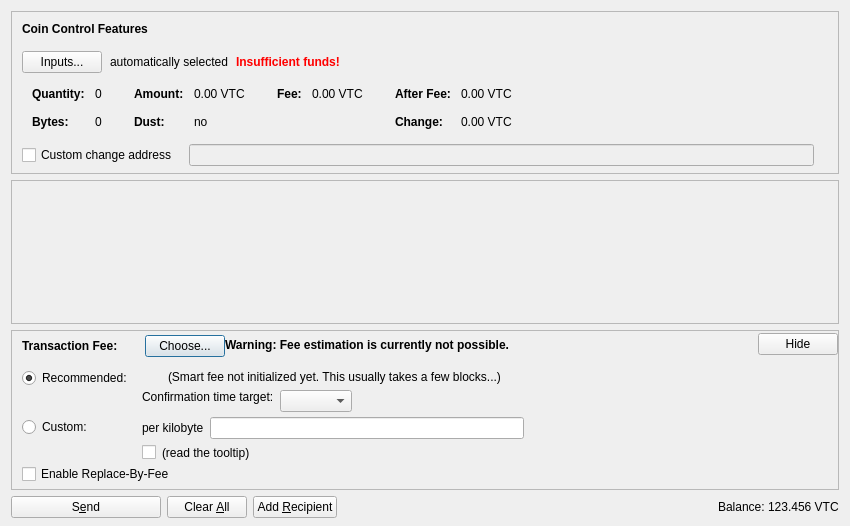
<?xml version="1.0" encoding="UTF-8"?>
<ui version="4.0">
 <class>SendCoinsDialog</class>
 <widget class="QDialog" name="SendCoinsDialog">
  <property name="geometry">
   <rect>
    <x>0</x>
    <y>0</y>
    <width>850</width>
    <height>526</height>
   </rect>
  </property>
  <property name="windowTitle">
   <string>Send Coins</string>
  </property>
  <layout class="QVBoxLayout" name="verticalLayout" stretch="0,1,0,0">
   <property name="bottomMargin">
    <number>8</number>
   </property>
   <item>
    <widget class="QFrame" name="frameCoinControl">
     <property name="sizePolicy">
      <sizepolicy hsizetype="Expanding" vsizetype="Expanding">
       <horstretch>0</horstretch>
       <verstretch>0</verstretch>
      </sizepolicy>
     </property>
     <property name="maximumSize">
      <size>
       <width>16777215</width>
       <height>16777215</height>
      </size>
     </property>
     <property name="frameShape">
      <enum>QFrame::StyledPanel</enum>
     </property>
     <property name="frameShadow">
      <enum>QFrame::Sunken</enum>
     </property>
     <layout class="QVBoxLayout" name="verticalLayoutCoinControl2">
      <property name="spacing">
       <number>0</number>
      </property>
      <property name="leftMargin">
       <number>0</number>
      </property>
      <property name="topMargin">
       <number>0</number>
      </property>
      <property name="rightMargin">
       <number>0</number>
      </property>
      <property name="bottomMargin">
       <number>6</number>
      </property>
      <item>
       <layout class="QVBoxLayout" name="verticalLayoutCoinControl" stretch="0,0,0,0,1">
        <property name="spacing">
         <number>0</number>
        </property>
        <property name="leftMargin">
         <number>10</number>
        </property>
        <property name="topMargin">
         <number>10</number>
        </property>
        <item>
         <layout class="QHBoxLayout" name="horizontalLayoutCoinControl1">
          <property name="bottomMargin">
           <number>15</number>
          </property>
          <item>
           <widget class="QLabel" name="labelCoinControlFeatures">
            <property name="sizePolicy">
             <sizepolicy hsizetype="Preferred" vsizetype="Maximum">
              <horstretch>0</horstretch>
              <verstretch>0</verstretch>
             </sizepolicy>
            </property>
            <property name="font">
             <font>
              <weight>75</weight>
              <bold>true</bold>
             </font>
            </property>
            <property name="styleSheet">
             <string notr="true">font-weight:bold;</string>
            </property>
            <property name="text">
             <string>Coin Control Features</string>
            </property>
           </widget>
          </item>
         </layout>
        </item>
        <item>
         <layout class="QHBoxLayout" name="horizontalLayoutCoinControl2" stretch="0,0,0,0">
          <property name="spacing">
           <number>8</number>
          </property>
          <property name="bottomMargin">
           <number>10</number>
          </property>
          <item>
           <widget class="QPushButton" name="pushButtonCoinControl">
            <property name="styleSheet">
             <string notr="true"/>
            </property>
            <property name="text">
             <string>Inputs...</string>
            </property>
            <property name="autoDefault">
             <bool>false</bool>
            </property>
           </widget>
          </item>
          <item>
           <widget class="QLabel" name="labelCoinControlAutomaticallySelected">
            <property name="text">
             <string>automatically selected</string>
            </property>
            <property name="margin">
             <number>5</number>
            </property>
           </widget>
          </item>
          <item>
           <widget class="QLabel" name="labelCoinControlInsuffFunds">
            <property name="font">
             <font>
              <weight>75</weight>
              <bold>true</bold>
             </font>
            </property>
            <property name="styleSheet">
             <string notr="true">color:red;font-weight:bold;</string>
            </property>
            <property name="text">
             <string>Insufficient funds!</string>
            </property>
            <property name="margin">
             <number>5</number>
            </property>
           </widget>
          </item>
          <item>
           <spacer name="horizontalSpacerCoinControl">
            <property name="orientation">
             <enum>Qt::Horizontal</enum>
            </property>
            <property name="sizeHint" stdset="0">
             <size>
              <width>40</width>
              <height>1</height>
             </size>
            </property>
           </spacer>
          </item>
         </layout>
        </item>
        <item>
         <widget class="QWidget" name="widgetCoinControl" native="true">
          <property name="sizePolicy">
           <sizepolicy hsizetype="Preferred" vsizetype="Preferred">
            <horstretch>0</horstretch>
            <verstretch>0</verstretch>
           </sizepolicy>
          </property>
          <property name="minimumSize">
           <size>
            <width>0</width>
            <height>0</height>
           </size>
          </property>
          <property name="styleSheet">
           <string notr="true"/>
          </property>
          <layout class="QHBoxLayout" name="horizontalLayoutCoinControl5">
           <property name="leftMargin">
            <number>0</number>
           </property>
           <property name="topMargin">
            <number>0</number>
           </property>
           <property name="rightMargin">
            <number>0</number>
           </property>
           <property name="bottomMargin">
            <number>0</number>
           </property>
           <item>
            <layout class="QHBoxLayout" name="horizontalLayoutCoinControl3" stretch="0,0,0,1">
             <property name="spacing">
              <number>20</number>
             </property>
             <property name="topMargin">
              <number>0</number>
             </property>
             <property name="bottomMargin">
              <number>10</number>
             </property>
             <item>
              <layout class="QFormLayout" name="formLayoutCoinControl1">
               <property name="horizontalSpacing">
                <number>10</number>
               </property>
               <property name="verticalSpacing">
                <number>14</number>
               </property>
               <property name="leftMargin">
                <number>10</number>
               </property>
               <property name="topMargin">
                <number>4</number>
               </property>
               <property name="rightMargin">
                <number>6</number>
               </property>
               <item row="0" column="0">
                <widget class="QLabel" name="labelCoinControlQuantityText">
                 <property name="font">
                  <font>
                   <weight>75</weight>
                   <bold>true</bold>
                  </font>
                 </property>
                 <property name="text">
                  <string>Quantity:</string>
                 </property>
                 <property name="margin">
                  <number>0</number>
                 </property>
                </widget>
               </item>
               <item row="0" column="1">
                <widget class="QLabel" name="labelCoinControlQuantity">
                 <property name="cursor">
                  <cursorShape>IBeamCursor</cursorShape>
                 </property>
                 <property name="contextMenuPolicy">
                  <enum>Qt::ActionsContextMenu</enum>
                 </property>
                 <property name="text">
                  <string notr="true">0</string>
                 </property>
                 <property name="margin">
                  <number>0</number>
                 </property>
                 <property name="textInteractionFlags">
                  <set>Qt::LinksAccessibleByMouse|Qt::TextSelectableByKeyboard|Qt::TextSelectableByMouse</set>
                 </property>
                </widget>
               </item>
               <item row="1" column="0">
                <widget class="QLabel" name="labelCoinControlBytesText">
                 <property name="font">
                  <font>
                   <weight>75</weight>
                   <bold>true</bold>
                  </font>
                 </property>
                 <property name="text">
                  <string>Bytes:</string>
                 </property>
                </widget>
               </item>
               <item row="1" column="1">
                <widget class="QLabel" name="labelCoinControlBytes">
                 <property name="cursor">
                  <cursorShape>IBeamCursor</cursorShape>
                 </property>
                 <property name="contextMenuPolicy">
                  <enum>Qt::ActionsContextMenu</enum>
                 </property>
                 <property name="text">
                  <string notr="true">0</string>
                 </property>
                 <property name="textInteractionFlags">
                  <set>Qt::LinksAccessibleByMouse|Qt::TextSelectableByKeyboard|Qt::TextSelectableByMouse</set>
                 </property>
                </widget>
               </item>
              </layout>
             </item>
             <item>
              <layout class="QFormLayout" name="formLayoutCoinControl2">
               <property name="horizontalSpacing">
                <number>10</number>
               </property>
               <property name="verticalSpacing">
                <number>14</number>
               </property>
               <property name="leftMargin">
                <number>6</number>
               </property>
               <property name="topMargin">
                <number>4</number>
               </property>
               <property name="rightMargin">
                <number>6</number>
               </property>
               <item row="0" column="0">
                <widget class="QLabel" name="labelCoinControlAmountText">
                 <property name="font">
                  <font>
                   <weight>75</weight>
                   <bold>true</bold>
                  </font>
                 </property>
                 <property name="text">
                  <string>Amount:</string>
                 </property>
                 <property name="margin">
                  <number>0</number>
                 </property>
                </widget>
               </item>
               <item row="0" column="1">
                <widget class="QLabel" name="labelCoinControlAmount">
                 <property name="cursor">
                  <cursorShape>IBeamCursor</cursorShape>
                 </property>
                 <property name="contextMenuPolicy">
                  <enum>Qt::ActionsContextMenu</enum>
                 </property>
                 <property name="text">
                  <string notr="true">0.00 VTC</string>
                 </property>
                 <property name="textInteractionFlags">
                  <set>Qt::LinksAccessibleByMouse|Qt::TextSelectableByKeyboard|Qt::TextSelectableByMouse</set>
                 </property>
                </widget>
               </item>
               <item row="1" column="0">
                <widget class="QLabel" name="labelCoinControlLowOutputText">
                 <property name="font">
                  <font>
                   <weight>75</weight>
                   <bold>true</bold>
                  </font>
                 </property>
                 <property name="text">
                  <string>Dust:</string>
                 </property>
                </widget>
               </item>
               <item row="1" column="1">
                <widget class="QLabel" name="labelCoinControlLowOutput">
                 <property name="cursor">
                  <cursorShape>IBeamCursor</cursorShape>
                 </property>
                 <property name="contextMenuPolicy">
                  <enum>Qt::ActionsContextMenu</enum>
                 </property>
                 <property name="text">
                  <string notr="true">no</string>
                 </property>
                 <property name="textInteractionFlags">
                  <set>Qt::LinksAccessibleByMouse|Qt::TextSelectableByKeyboard|Qt::TextSelectableByMouse</set>
                 </property>
                </widget>
               </item>
              </layout>
             </item>
             <item>
              <layout class="QFormLayout" name="formLayoutCoinControl3">
               <property name="horizontalSpacing">
                <number>10</number>
               </property>
               <property name="verticalSpacing">
                <number>14</number>
               </property>
               <property name="leftMargin">
                <number>6</number>
               </property>
               <property name="topMargin">
                <number>4</number>
               </property>
               <property name="rightMargin">
                <number>6</number>
               </property>
               <item row="0" column="0">
                <widget class="QLabel" name="labelCoinControlFeeText">
                 <property name="font">
                  <font>
                   <weight>75</weight>
                   <bold>true</bold>
                  </font>
                 </property>
                 <property name="text">
                  <string>Fee:</string>
                 </property>
                 <property name="margin">
                  <number>0</number>
                 </property>
                </widget>
               </item>
               <item row="0" column="1">
                <widget class="QLabel" name="labelCoinControlFee">
                 <property name="cursor">
                  <cursorShape>IBeamCursor</cursorShape>
                 </property>
                 <property name="contextMenuPolicy">
                  <enum>Qt::ActionsContextMenu</enum>
                 </property>
                 <property name="text">
                  <string notr="true">0.00 VTC</string>
                 </property>
                 <property name="textInteractionFlags">
                  <set>Qt::LinksAccessibleByMouse|Qt::TextSelectableByKeyboard|Qt::TextSelectableByMouse</set>
                 </property>
                </widget>
               </item>
              </layout>
             </item>
             <item>
              <layout class="QFormLayout" name="formLayoutCoinControl4">
               <property name="horizontalSpacing">
                <number>10</number>
               </property>
               <property name="verticalSpacing">
                <number>14</number>
               </property>
               <property name="leftMargin">
                <number>6</number>
               </property>
               <property name="topMargin">
                <number>4</number>
               </property>
               <property name="rightMargin">
                <number>6</number>
               </property>
               <item row="0" column="0">
                <widget class="QLabel" name="labelCoinControlAfterFeeText">
                 <property name="font">
                  <font>
                   <weight>75</weight>
                   <bold>true</bold>
                  </font>
                 </property>
                 <property name="text">
                  <string>After Fee:</string>
                 </property>
                 <property name="margin">
                  <number>0</number>
                 </property>
                </widget>
               </item>
               <item row="0" column="1">
                <widget class="QLabel" name="labelCoinControlAfterFee">
                 <property name="cursor">
                  <cursorShape>IBeamCursor</cursorShape>
                 </property>
                 <property name="contextMenuPolicy">
                  <enum>Qt::ActionsContextMenu</enum>
                 </property>
                 <property name="text">
                  <string notr="true">0.00 VTC</string>
                 </property>
                 <property name="textInteractionFlags">
                  <set>Qt::LinksAccessibleByMouse|Qt::TextSelectableByKeyboard|Qt::TextSelectableByMouse</set>
                 </property>
                </widget>
               </item>
               <item row="1" column="0">
                <widget class="QLabel" name="labelCoinControlChangeText">
                 <property name="font">
                  <font>
                   <weight>75</weight>
                   <bold>true</bold>
                  </font>
                 </property>
                 <property name="text">
                  <string>Change:</string>
                 </property>
                </widget>
               </item>
               <item row="1" column="1">
                <widget class="QLabel" name="labelCoinControlChange">
                 <property name="cursor">
                  <cursorShape>IBeamCursor</cursorShape>
                 </property>
                 <property name="contextMenuPolicy">
                  <enum>Qt::ActionsContextMenu</enum>
                 </property>
                 <property name="text">
                  <string notr="true">0.00 VTC</string>
                 </property>
                 <property name="textInteractionFlags">
                  <set>Qt::LinksAccessibleByMouse|Qt::TextSelectableByKeyboard|Qt::TextSelectableByMouse</set>
                 </property>
                </widget>
               </item>
              </layout>
             </item>
            </layout>
           </item>
          </layout>
         </widget>
        </item>
        <item>
         <layout class="QHBoxLayout" name="horizontalLayoutCoinControl4" stretch="0,0,0">
          <property name="spacing">
           <number>12</number>
          </property>
          <property name="sizeConstraint">
           <enum>QLayout::SetDefaultConstraint</enum>
          </property>
          <property name="topMargin">
           <number>5</number>
          </property>
          <property name="rightMargin">
           <number>5</number>
          </property>
          <item>
           <widget class="QCheckBox" name="checkBoxCoinControlChange">
            <property name="toolTip">
             <string>If this is activated, but the change address is empty or invalid, change will be sent to a newly generated address.</string>
            </property>
            <property name="text">
             <string>Custom change address</string>
            </property>
           </widget>
          </item>
          <item>
           <widget class="QValidatedLineEdit" name="lineEditCoinControlChange">
            <property name="enabled">
             <bool>false</bool>
            </property>
            <property name="sizePolicy">
             <sizepolicy hsizetype="Expanding" vsizetype="Fixed">
              <horstretch>0</horstretch>
              <verstretch>0</verstretch>
             </sizepolicy>
            </property>
           </widget>
          </item>
          <item>
           <widget class="QLabel" name="labelCoinControlChangeLabel">
            <property name="sizePolicy">
             <sizepolicy hsizetype="Preferred" vsizetype="Expanding">
              <horstretch>0</horstretch>
              <verstretch>0</verstretch>
             </sizepolicy>
            </property>
            <property name="minimumSize">
             <size>
              <width>0</width>
              <height>0</height>
             </size>
            </property>
            <property name="text">
             <string/>
            </property>
            <property name="margin">
             <number>3</number>
            </property>
           </widget>
          </item>
         </layout>
        </item>
        <item>
         <spacer name="verticalSpacerCoinControl">
          <property name="orientation">
           <enum>Qt::Vertical</enum>
          </property>
          <property name="sizeHint" stdset="0">
           <size>
            <width>800</width>
            <height>1</height>
           </size>
          </property>
         </spacer>
        </item>
       </layout>
      </item>
     </layout>
    </widget>
   </item>
   <item>
    <widget class="QScrollArea" name="scrollArea">
     <property name="widgetResizable">
      <bool>true</bool>
     </property>
     <widget class="QWidget" name="scrollAreaWidgetContents">
      <property name="geometry">
       <rect>
        <x>0</x>
        <y>0</y>
        <width>830</width>
        <height>104</height>
       </rect>
      </property>
      <layout class="QVBoxLayout" name="verticalLayout_2" stretch="0,1">
       <property name="leftMargin">
        <number>0</number>
       </property>
       <property name="topMargin">
        <number>0</number>
       </property>
       <property name="rightMargin">
        <number>0</number>
       </property>
       <property name="bottomMargin">
        <number>0</number>
       </property>
       <item>
        <layout class="QVBoxLayout" name="entries">
         <property name="spacing">
          <number>6</number>
         </property>
        </layout>
       </item>
       <item>
        <spacer name="verticalSpacer">
         <property name="orientation">
          <enum>Qt::Vertical</enum>
         </property>
         <property name="sizeHint" stdset="0">
          <size>
           <width>20</width>
           <height>40</height>
          </size>
         </property>
        </spacer>
       </item>
      </layout>
     </widget>
    </widget>
   </item>
   <item>
    <widget class="QFrame" name="frameFee">
     <property name="sizePolicy">
      <sizepolicy hsizetype="Expanding" vsizetype="Expanding">
       <horstretch>0</horstretch>
       <verstretch>0</verstretch>
      </sizepolicy>
     </property>
     <property name="maximumSize">
      <size>
       <width>16777215</width>
       <height>16777215</height>
      </size>
     </property>
     <property name="frameShape">
      <enum>QFrame::StyledPanel</enum>
     </property>
     <property name="frameShadow">
      <enum>QFrame::Sunken</enum>
     </property>
     <layout class="QVBoxLayout" name="verticalLayoutFee1">
      <property name="spacing">
       <number>0</number>
      </property>
      <property name="leftMargin">
       <number>0</number>
      </property>
      <property name="topMargin">
       <number>0</number>
      </property>
      <property name="rightMargin">
       <number>0</number>
      </property>
      <property name="bottomMargin">
       <number>0</number>
      </property>
      <item>
       <layout class="QVBoxLayout" name="verticalLayoutFee2" stretch="0,0,0">
        <property name="spacing">
         <number>0</number>
        </property>
        <property name="leftMargin">
         <number>10</number>
        </property>
        <property name="topMargin">
         <number>0</number>
        </property>
        <item>
         <layout class="QHBoxLayout" name="horizontalLayoutFee1">
          <property name="bottomMargin">
           <number>0</number>
          </property>
          <item>
           <layout class="QVBoxLayout" name="verticalLayoutFee7">
            <property name="spacing">
             <number>0</number>
            </property>
            <item>
             <spacer name="verticalSpacerSmartFee">
              <property name="orientation">
               <enum>Qt::Vertical</enum>
              </property>
              <property name="sizeType">
               <enum>QSizePolicy::Fixed</enum>
              </property>
              <property name="sizeHint" stdset="0">
               <size>
                <width>1</width>
                <height>4</height>
               </size>
              </property>
             </spacer>
            </item>
            <item>
             <layout class="QHBoxLayout" name="horizontalLayoutSmartFee">
              <property name="spacing">
               <number>10</number>
              </property>
              <item>
               <widget class="QLabel" name="labelFeeHeadline">
                <property name="sizePolicy">
                 <sizepolicy hsizetype="Preferred" vsizetype="Maximum">
                  <horstretch>0</horstretch>
                  <verstretch>0</verstretch>
                 </sizepolicy>
                </property>
                <property name="font">
                 <font>
                  <weight>75</weight>
                  <bold>true</bold>
                 </font>
                </property>
                <property name="styleSheet">
                 <string notr="true">font-weight:bold;</string>
                </property>
                <property name="text">
                 <string>Transaction Fee:</string>
                </property>
               </widget>
              </item>
              <item>
               <widget class="QLabel" name="labelFeeMinimized">
                <property name="text">
                 <string/>
                </property>
               </widget>
              </item>
              <item>
               <widget class="QPushButton" name="buttonChooseFee">
                <property name="text">
                 <string>Choose...</string>
                </property>
               </widget>
              </item>
             </layout>
            </item>
            <item>
             <spacer name="verticalSpacer_5">
              <property name="orientation">
               <enum>Qt::Vertical</enum>
              </property>
              <property name="sizeHint" stdset="0">
               <size>
                <width>1</width>
                <height>1</height>
               </size>
              </property>
             </spacer>
            </item>
           </layout>
          </item>
          <item>
           <widget class="QLabel" name="fallbackFeeWarningLabel">
            <property name="toolTip">
             <string>Using the fallbackfee can result in sending a transaction that will take several hours or days (or never) to confirm. Consider choosing your fee manually or wait until you have validated the complete chain.</string>
            </property>
            <property name="font">
            <font>
                <weight>75</weight>
                <bold>true</bold>
            </font>
            </property>
            <property name="text">
             <string>Warning: Fee estimation is currently not possible.</string>
            </property>
            <property name="wordWrap">
             <bool>false</bool>
            </property>
           </widget>
          </item>
          <item>
           <spacer name="horizontalSpacer_4">
            <property name="orientation">
             <enum>Qt::Horizontal</enum>
            </property>
            <property name="sizeType">
             <enum>QSizePolicy::MinimumExpanding</enum>
            </property>
            <property name="sizeHint" stdset="0">
             <size>
              <width>40</width>
              <height>20</height>
             </size>
            </property>
           </spacer>
          </item>
          <item>
           <widget class="QPushButton" name="buttonMinimizeFee">
            <property name="toolTip">
             <string>collapse fee-settings</string>
            </property>
            <property name="text">
             <string>Hide</string>
            </property>
           </widget>
          </item>
         </layout>
        </item>
        <item>
         <widget class="QFrame" name="frameFeeSelection">
          <layout class="QVBoxLayout" name="verticalLayoutFee12">
           <property name="spacing">
            <number>0</number>
           </property>
           <property name="leftMargin">
            <number>0</number>
           </property>
           <property name="topMargin">
            <number>0</number>
           </property>
           <property name="rightMargin">
            <number>0</number>
           </property>
           <property name="bottomMargin">
            <number>0</number>
           </property>
           <item>
            <layout class="QGridLayout" name="gridLayoutFee">
             <property name="topMargin">
              <number>10</number>
             </property>
             <property name="bottomMargin">
              <number>4</number>
             </property>
             <property name="horizontalSpacing">
              <number>10</number>
             </property>
             <property name="verticalSpacing">
              <number>4</number>
             </property>
             <item row="1" column="1">
              <layout class="QVBoxLayout" name="verticalLayoutFee8">
               <property name="spacing">
                <number>6</number>
               </property>
               <item>
                <layout class="QHBoxLayout" name="horizontalLayoutFee13">
                 <item>
                  <widget class="QLabel" name="labelCustomPerKilobyte">
                   <property name="toolTip">
                    <string>Specify a custom fee per kB (1,000 bytes) of the transaction's virtual size.

Note:  Since the fee is calculated on a per-byte basis, a fee of "100 satoshis per kB" for a transaction size of 500 bytes (half of 1 kB) would ultimately yield a fee of only 50 satoshis.</string>
                   </property>
                   <property name="text">
                    <string>per kilobyte</string>
                   </property>
                  </widget>
                 </item>
                 <item>
                  <widget class="VitalcoinAmountField" name="customFee"/>
                 </item>
                 <item>
                  <spacer name="horizontalSpacer_6">
                   <property name="orientation">
                    <enum>Qt::Horizontal</enum>
                   </property>
                   <property name="sizeHint" stdset="0">
                    <size>
                     <width>1</width>
                     <height>1</height>
                    </size>
                   </property>
                  </spacer>
                 </item>
                </layout>
               </item>
               <item>
                <layout class="QHBoxLayout" name="horizontalLayoutFee8">
                 <item>
                  <widget class="QCheckBox" name="checkBoxMinimumFee">
                   <property name="toolTip">
                    <string>Paying only the minimum fee is just fine as long as there is less transaction volume than space in the blocks. But be aware that this can end up in a never confirming transaction once there is more demand for vitalcoin transactions than the network can process.</string>
                   </property>
                   <property name="text">
                    <string/>
                   </property>
                  </widget>
                 </item>
                 <item>
                  <widget class="QLabel" name="labelMinFeeWarning">
                   <property name="enabled">
                    <bool>true</bool>
                   </property>
                   <property name="toolTip">
                    <string>Paying only the minimum fee is just fine as long as there is less transaction volume than space in the blocks. But be aware that this can end up in a never confirming transaction once there is more demand for vitalcoin transactions than the network can process.</string>
                   </property>
                   <property name="text">
                    <string>(read the tooltip)</string>
                   </property>
                   <property name="margin">
                    <number>5</number>
                   </property>
                  </widget>
                 </item>
                 <item>
                  <spacer name="horizontalSpacer_2">
                   <property name="orientation">
                    <enum>Qt::Horizontal</enum>
                   </property>
                   <property name="sizeHint" stdset="0">
                    <size>
                     <width>1</width>
                     <height>1</height>
                    </size>
                   </property>
                  </spacer>
                 </item>
                </layout>
               </item>
              </layout>
             </item>
             <item row="0" column="0">
              <layout class="QVBoxLayout" name="verticalLayoutFee4" stretch="0,1">
               <item>
                <widget class="QRadioButton" name="radioSmartFee">
                 <property name="text">
                  <string>Recommended:</string>
                 </property>
                 <property name="checked">
                  <bool>true</bool>
                 </property>
                 <attribute name="buttonGroup">
                  <string notr="true">groupFee</string>
                 </attribute>
                </widget>
               </item>
               <item>
                <spacer name="verticalSpacer_2">
                 <property name="orientation">
                  <enum>Qt::Vertical</enum>
                 </property>
                 <property name="sizeHint" stdset="0">
                  <size>
                   <width>1</width>
                   <height>1</height>
                  </size>
                 </property>
                </spacer>
               </item>
              </layout>
             </item>
             <item row="1" column="0">
              <layout class="QVBoxLayout" name="verticalLayoutFee9" stretch="0,1">
               <item>
                <widget class="QRadioButton" name="radioCustomFee">
                 <property name="text">
                  <string>Custom:</string>
                 </property>
                 <attribute name="buttonGroup">
                  <string notr="true">groupFee</string>
                 </attribute>
                </widget>
               </item>
               <item>
                <spacer name="verticalSpacer_6">
                 <property name="orientation">
                  <enum>Qt::Vertical</enum>
                 </property>
                 <property name="sizeHint" stdset="0">
                  <size>
                   <width>1</width>
                   <height>1</height>
                  </size>
                 </property>
                </spacer>
               </item>
              </layout>
             </item>
             <item row="0" column="1">
              <layout class="QVBoxLayout" name="verticalLayoutFee3" stretch="0,0,1">
               <property name="spacing">
                <number>6</number>
               </property>
               <property name="topMargin">
                <number>2</number>
               </property>
               <item>
                <layout class="QHBoxLayout" name="horizontalLayoutFee12">
                 <item>
                  <widget class="QLabel" name="labelSmartFee">
                   <property name="text">
                    <string/>
                   </property>
                   <property name="margin">
                    <number>2</number>
                   </property>
                  </widget>
                 </item>
                 <item>
                  <widget class="QLabel" name="labelFeeEstimation">
                   <property name="text">
                    <string/>
                   </property>
                  </widget>
                 </item>
                 <item>
                  <widget class="QLabel" name="labelSmartFee2">
                   <property name="text">
                    <string>(Smart fee not initialized yet. This usually takes a few blocks...)</string>
                   </property>
                   <property name="margin">
                    <number>2</number>
                   </property>
                  </widget>
                 </item>
                 <item>
                  <spacer name="horizontalSpacer_5">
                   <property name="orientation">
                    <enum>Qt::Horizontal</enum>
                   </property>
                   <property name="sizeHint" stdset="0">
                    <size>
                     <width>1</width>
                     <height>1</height>
                    </size>
                   </property>
                  </spacer>
                 </item>
                </layout>
               </item>
               <item>
                <layout class="QHBoxLayout" name="horizontalLayoutFee9">
                 <item>
                  <layout class="QVBoxLayout" name="verticalLayoutFee6">
                   <item>
                    <widget class="QLabel" name="labelSmartFee3">
                     <property name="text">
                      <string>Confirmation time target:</string>
                     </property>
                     <property name="margin">
                      <number>2</number>
                     </property>
                    </widget>
                   </item>
                   <item>
                    <spacer name="verticalSpacer_3">
                     <property name="orientation">
                      <enum>Qt::Vertical</enum>
                     </property>
                     <property name="sizeHint" stdset="0">
                      <size>
                       <width>1</width>
                       <height>1</height>
                      </size>
                     </property>
                    </spacer>
                   </item>
                  </layout>
                 </item>
                 <item>
                  <layout class="QVBoxLayout" name="verticalLayoutFee5">
                   <property name="rightMargin">
                    <number>30</number>
                   </property>
                   <item>
                    <layout class="QHBoxLayout" name="horizontalLayoutConfTarget">
                     <property name="bottomMargin">
                      <number>0</number>
                     </property>
                     <item>
                      <widget class="QComboBox" name="confTargetSelector"/>
                     </item>
                     <item>
                      <spacer name="horizontalSpacerConfTarget">
                       <property name="orientation">
                        <enum>Qt::Horizontal</enum>
                       </property>
                       <property name="sizeHint" stdset="0">
                        <size>
                         <width>40</width>
                         <height>20</height>
                        </size>
                       </property>
                      </spacer>
                     </item>
                    </layout>
                   </item>
                  </layout>
                 </item>
                </layout>
               </item>
               <item>
                <spacer name="verticalSpacer_4">
                 <property name="orientation">
                  <enum>Qt::Vertical</enum>
                 </property>
                 <property name="sizeHint" stdset="0">
                  <size>
                   <width>1</width>
                   <height>1</height>
                  </size>
                 </property>
                </spacer>
               </item>
              </layout>
             </item>
            </layout>
           </item>
           <item>
            <widget class="QCheckBox" name="optInRBF">
             <property name="text">
              <string>Enable Replace-By-Fee</string>
             </property>
             <property name="toolTip">
              <string>With Replace-By-Fee (BIP-125) you can increase a transaction's fee after it is sent. Without this, a higher fee may be recommended to compensate for increased transaction delay risk.</string>
             </property>
            </widget>
           </item>
          </layout>
         </widget>
        </item>
        <item>
         <spacer name="verticalSpacerFee">
          <property name="orientation">
           <enum>Qt::Vertical</enum>
          </property>
          <property name="sizeHint" stdset="0">
           <size>
            <width>40</width>
            <height>5</height>
           </size>
          </property>
         </spacer>
        </item>
       </layout>
      </item>
     </layout>
    </widget>
   </item>
   <item>
    <layout class="QHBoxLayout" name="horizontalLayout">
     <item>
      <widget class="QPushButton" name="sendButton">
       <property name="minimumSize">
        <size>
         <width>150</width>
         <height>0</height>
        </size>
       </property>
       <property name="toolTip">
        <string>Confirm the send action</string>
       </property>
       <property name="text">
        <string>S&amp;end</string>
       </property>
       <property name="icon">
        <iconset resource="../vitalcoin.qrc">
         <normaloff>:/icons/send</normaloff>:/icons/send</iconset>
       </property>
       <property name="autoDefault">
        <bool>false</bool>
       </property>
       <property name="default">
        <bool>false</bool>
       </property>
      </widget>
     </item>
     <item>
      <widget class="QPushButton" name="clearButton">
       <property name="sizePolicy">
        <sizepolicy hsizetype="Minimum" vsizetype="Fixed">
         <horstretch>0</horstretch>
         <verstretch>0</verstretch>
        </sizepolicy>
       </property>
       <property name="toolTip">
        <string>Clear all fields of the form.</string>
       </property>
       <property name="text">
        <string>Clear &amp;All</string>
       </property>
       <property name="icon">
        <iconset resource="../vitalcoin.qrc">
         <normaloff>:/icons/remove</normaloff>:/icons/remove</iconset>
       </property>
       <property name="autoDefault">
        <bool>false</bool>
       </property>
      </widget>
     </item>
     <item>
      <widget class="QPushButton" name="addButton">
       <property name="toolTip">
        <string>Send to multiple recipients at once</string>
       </property>
       <property name="text">
        <string>Add &amp;Recipient</string>
       </property>
       <property name="icon">
        <iconset resource="../vitalcoin.qrc">
         <normaloff>:/icons/add</normaloff>:/icons/add</iconset>
       </property>
       <property name="autoDefault">
        <bool>false</bool>
       </property>
      </widget>
     </item>
     <item>
      <spacer name="horizontalSpacer">
       <property name="orientation">
        <enum>Qt::Horizontal</enum>
       </property>
       <property name="sizeHint" stdset="0">
        <size>
         <width>40</width>
         <height>20</height>
        </size>
       </property>
      </spacer>
     </item>
     <item>
      <layout class="QHBoxLayout" name="horizontalLayout_2">
       <property name="spacing">
        <number>3</number>
       </property>
       <item>
        <widget class="QLabel" name="label">
         <property name="sizePolicy">
          <sizepolicy hsizetype="Preferred" vsizetype="Fixed">
           <horstretch>0</horstretch>
           <verstretch>0</verstretch>
          </sizepolicy>
         </property>
         <property name="text">
          <string>Balance:</string>
         </property>
        </widget>
       </item>
       <item>
        <widget class="QLabel" name="labelBalance">
         <property name="sizePolicy">
          <sizepolicy hsizetype="Preferred" vsizetype="Fixed">
           <horstretch>0</horstretch>
           <verstretch>0</verstretch>
          </sizepolicy>
         </property>
         <property name="cursor">
          <cursorShape>IBeamCursor</cursorShape>
         </property>
         <property name="text">
          <string notr="true">123.456 VTC</string>
         </property>
         <property name="textInteractionFlags">
          <set>Qt::LinksAccessibleByMouse|Qt::TextSelectableByKeyboard|Qt::TextSelectableByMouse</set>
         </property>
        </widget>
       </item>
      </layout>
     </item>
    </layout>
   </item>
  </layout>
 </widget>
 <customwidgets>
  <customwidget>
   <class>QValidatedLineEdit</class>
   <extends>QLineEdit</extends>
   <header>qt/qvalidatedlineedit.h</header>
  </customwidget>
  <customwidget>
   <class>VitalcoinAmountField</class>
   <extends>QLineEdit</extends>
   <header>qt/vitalcoinamountfield.h</header>
   <container>1</container>
  </customwidget>
 </customwidgets>
 <resources>
  <include location="../vitalcoin.qrc"/>
 </resources>
 <connections/>
 <buttongroups>
  <buttongroup name="groupFee"/>
 </buttongroups>
</ui>
